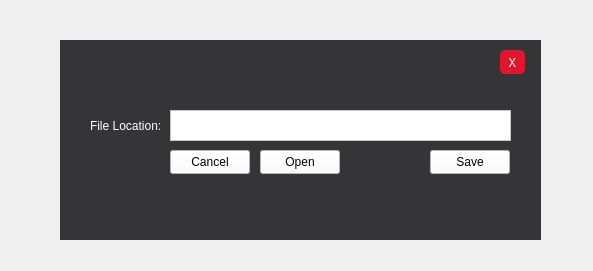
<?xml version="1.0" encoding="UTF-8"?>
<ui version="4.0">
 <class>adminWindow</class>
 <widget class="QWidget" name="adminWindow">
  <property name="geometry">
   <rect>
    <x>0</x>
    <y>0</y>
    <width>593</width>
    <height>271</height>
   </rect>
  </property>
  <property name="windowTitle">
   <string>Form</string>
  </property>
  <widget class="QWidget" name="widget" native="true">
   <property name="geometry">
    <rect>
     <x>60</x>
     <y>40</y>
     <width>481</width>
     <height>200</height>
    </rect>
   </property>
   <property name="styleSheet">
    <string notr="true">QWidget{
background-color: #353538;
}</string>
   </property>
   <widget class="QLabel" name="label">
    <property name="geometry">
     <rect>
      <x>30</x>
      <y>70</y>
      <width>71</width>
      <height>31</height>
     </rect>
    </property>
    <property name="styleSheet">
     <string notr="true">QLabel{
color:white;
}</string>
    </property>
    <property name="text">
     <string>File Location:</string>
    </property>
   </widget>
   <widget class="QTextEdit" name="lineEditFilePath">
    <property name="geometry">
     <rect>
      <x>110</x>
      <y>70</y>
      <width>341</width>
      <height>31</height>
     </rect>
    </property>
    <property name="styleSheet">
     <string notr="true">QTextEdit{
background:white;
}</string>
    </property>
   </widget>
   <widget class="QPushButton" name="buttonClear">
    <property name="geometry">
     <rect>
      <x>110</x>
      <y>110</y>
      <width>80</width>
      <height>24</height>
     </rect>
    </property>
    <property name="styleSheet">
     <string notr="true">QPushButton{
color:black;
background:white;
}</string>
    </property>
    <property name="text">
     <string>Cancel</string>
    </property>
   </widget>
   <widget class="QPushButton" name="buttonBrowse">
    <property name="geometry">
     <rect>
      <x>200</x>
      <y>110</y>
      <width>80</width>
      <height>24</height>
     </rect>
    </property>
    <property name="styleSheet">
     <string notr="true">QPushButton{
color:black;
background:white;
}</string>
    </property>
    <property name="text">
     <string>Open</string>
    </property>
   </widget>
   <widget class="QPushButton" name="buttonSave">
    <property name="geometry">
     <rect>
      <x>370</x>
      <y>110</y>
      <width>80</width>
      <height>24</height>
     </rect>
    </property>
    <property name="styleSheet">
     <string notr="true">QPushButton{
color:black;
background:white;
}</string>
    </property>
    <property name="text">
     <string>Save</string>
    </property>
   </widget>
   <widget class="QPushButton" name="pushButton">
    <property name="geometry">
     <rect>
      <x>440</x>
      <y>10</y>
      <width>25</width>
      <height>24</height>
     </rect>
    </property>
    <property name="font">
     <font>
      <family>Arial Black</family>
     </font>
    </property>
    <property name="styleSheet">
     <string notr="true">QPushButton{
border-radius: 5px;
background-color:#e0162e;
color:white;
border:none;
}

QPushButton:hover{
background-color:#f24b4b;
}
</string>
    </property>
    <property name="text">
     <string>X</string>
    </property>
   </widget>
  </widget>
 </widget>
 <resources/>
 <connections/>
</ui>
